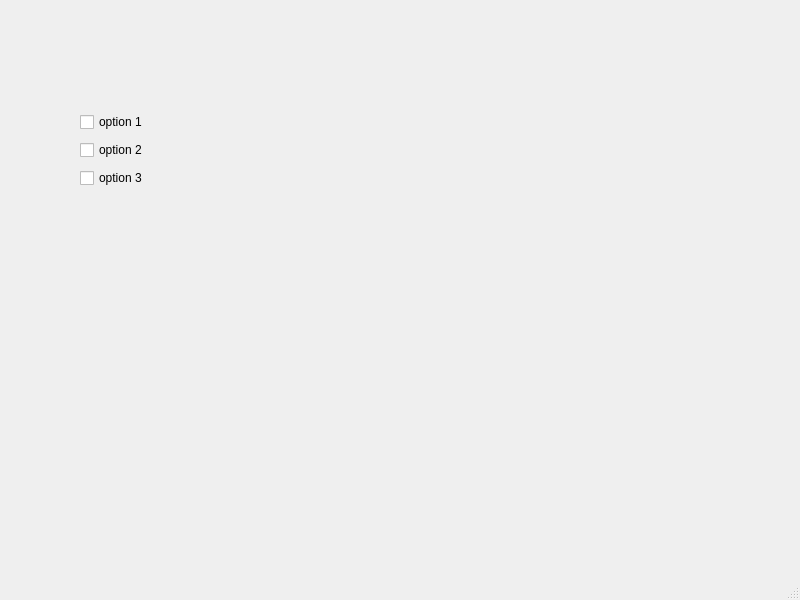
<?xml version="1.0" encoding="UTF-8"?>
<ui version="4.0">
 <class>MainWindow</class>
 <widget class="QMainWindow" name="MainWindow">
  <property name="geometry">
   <rect>
    <x>0</x>
    <y>0</y>
    <width>800</width>
    <height>600</height>
   </rect>
  </property>
  <property name="windowTitle">
   <string>MainWindow</string>
  </property>
  <widget class="QWidget" name="centralwidget">
   <widget class="QWidget" name="verticalLayoutWidget">
    <property name="geometry">
     <rect>
      <x>80</x>
      <y>110</y>
      <width>160</width>
      <height>80</height>
     </rect>
    </property>
    <layout class="QVBoxLayout" name="verticalLayout">
     <item>
      <widget class="QCheckBox" name="checkBox">
       <property name="text">
        <string>option 1</string>
       </property>
      </widget>
     </item>
     <item>
      <widget class="QCheckBox" name="checkBox_2">
       <property name="text">
        <string>option 2</string>
       </property>
      </widget>
     </item>
     <item>
      <widget class="QCheckBox" name="checkBox_3">
       <property name="text">
        <string>option 3</string>
       </property>
      </widget>
     </item>
    </layout>
   </widget>
  </widget>
  <widget class="QMenuBar" name="menubar">
   <property name="geometry">
    <rect>
     <x>0</x>
     <y>0</y>
     <width>800</width>
     <height>21</height>
    </rect>
   </property>
  </widget>
  <widget class="QStatusBar" name="statusbar"/>
 </widget>
 <resources/>
 <connections/>
</ui>
